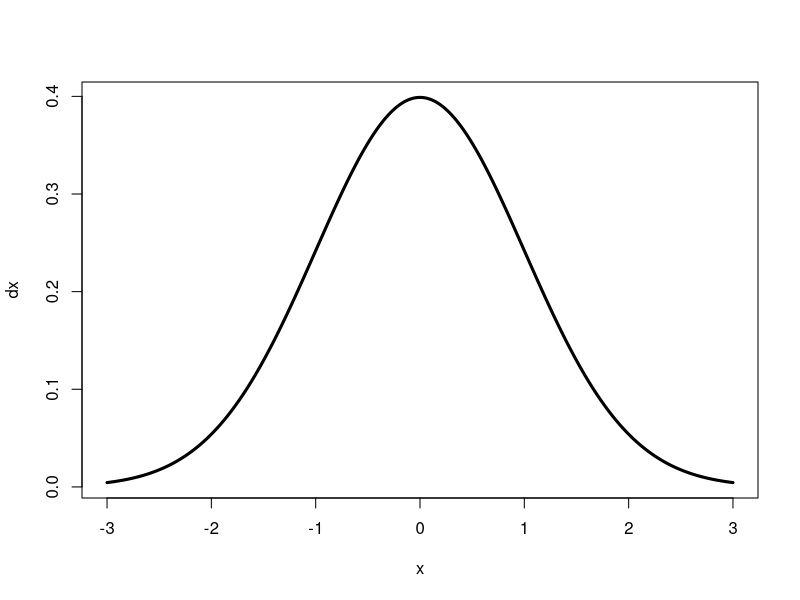
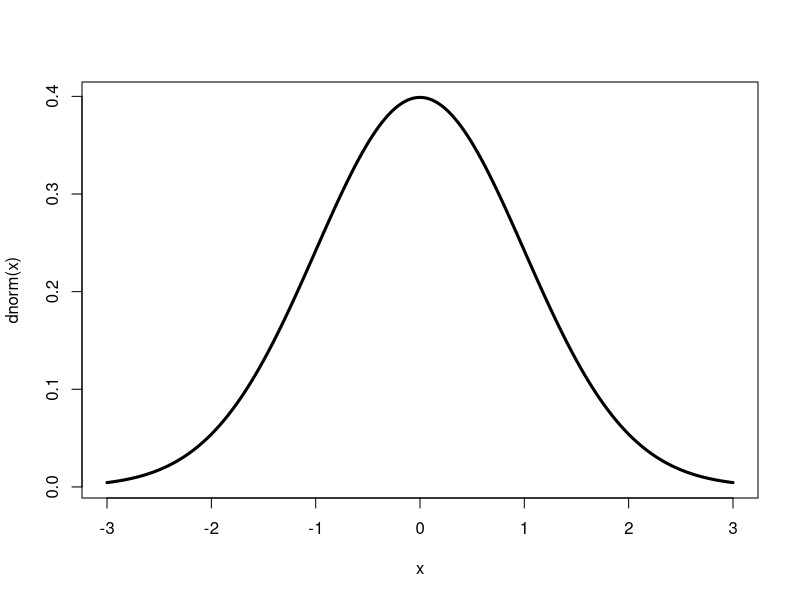
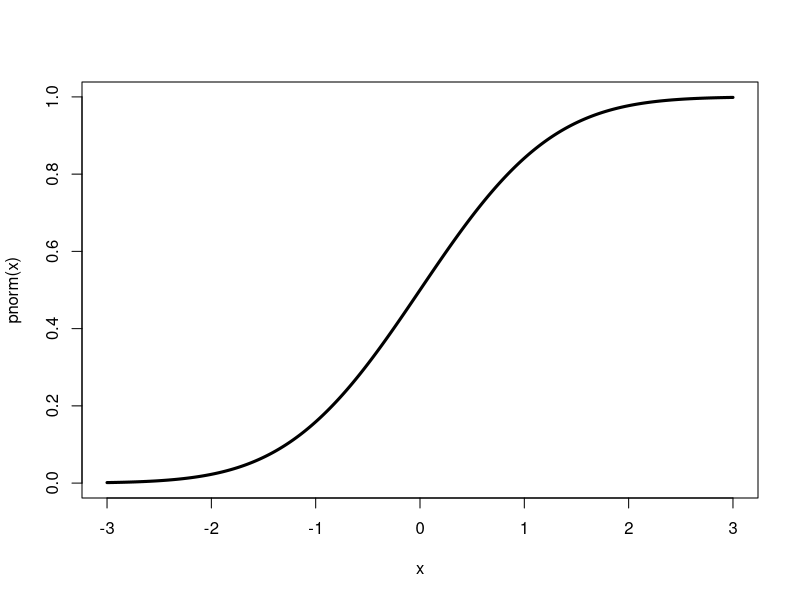
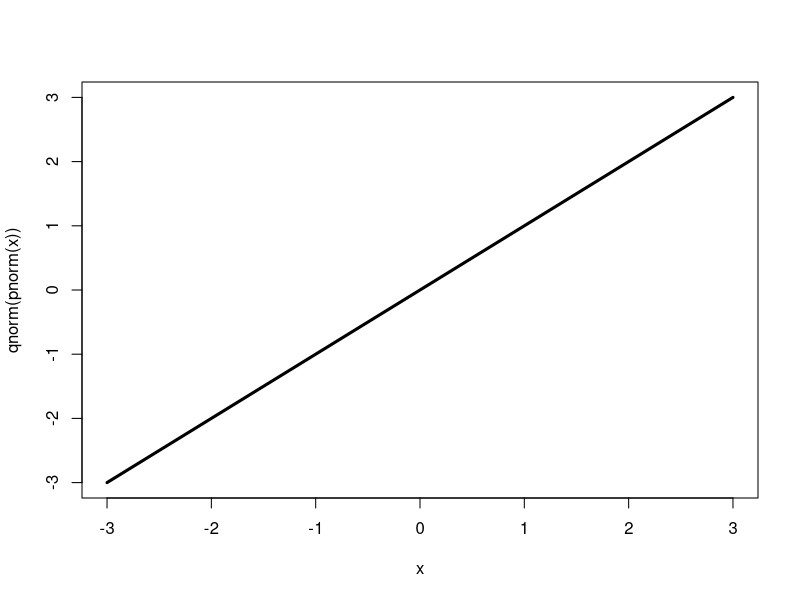

The R script that drew these images, in order:
## ---- chunk 1
head(cars)
## ---- chunk 2
#| echo: false
head(cars)
## ---- chunk 3
#| lst-label: lst-default
#| lst-cap: Default settings
head(cars)
## ---- chunk 4
#| echo: false
#| lst-label: lst-echoF
#| lst-cap: Echo FALSE
head(cars)
## ---- chunk 5
#| label: fig-normal
#| fig-cap: Normal distribution
x = seq(-3,3, length.ou = 1000)
dx = dnorm(x)
plot(x, dx, type = "l", cex = 2, lwd = 3)
## ---- chunk 6
#| layout-ncol: 3
#| label: fig-normalProperties
#| fig-cap: Properties of the normal distribution
#| fig-subcap:
#|   - "Density"
#|   - "Cumulative"
#|   - "Quantile"

plot(x, dnorm(x), type = "l", lwd = 3)
plot(x, pnorm(x), type = "l", lwd = 3)
plot(x, qnorm(pnorm(x)), type = "l", lwd = 3)
